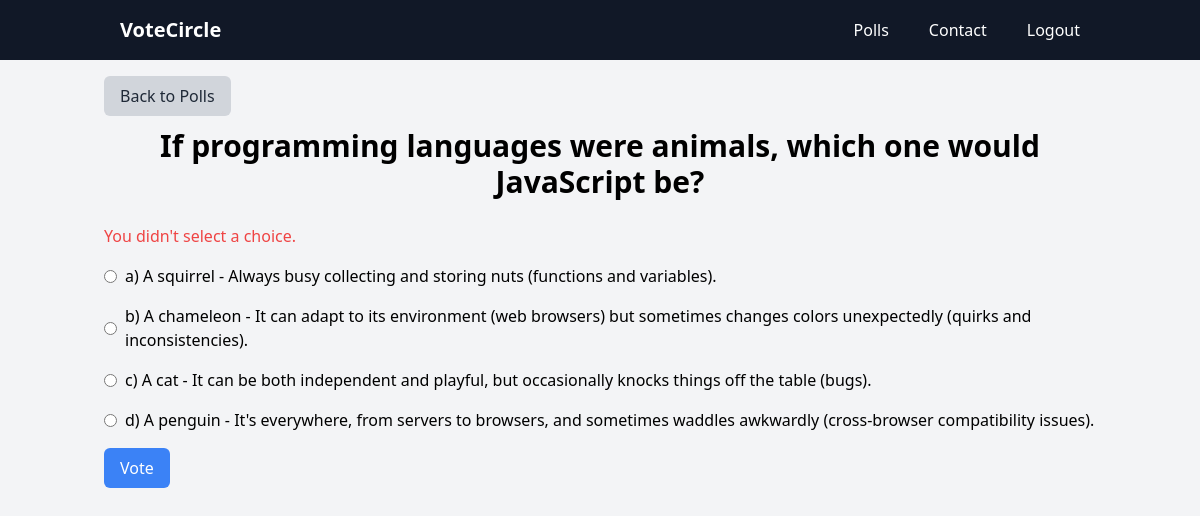
The page /Polls2/vote/ on the database its author committed.
### Polls/models.py (models this page shows, shortened)
class Question(models.Model):
	question_text = models.CharField(max_length = 200)
	pub_date = models.DateTimeField('date published')

class Choice(models.Model):
	question = models.ForeignKey(Question, on_delete = models.CASCADE)
	choice_text = models.CharField(max_length = 200)
	votes = models.IntegerField(default = 0)

### Polls/views.py (the view)
# urls.py: path('<int:question_id>/vote/', views.vote, name ='vote'),
def vote(request, question_id):
	question = get_object_or_404(Question, pk = question_id)
	try:
		selected_choice = question.choice_set.get(pk = request.POST['choice'])
	except (KeyError, Choice.DoesNotExist):
		return render(request, 'detail.html', {
			'question': question,
			'error_message': "You didn't select a choice.",
		})
	else:
		selected_choice.votes += 1
		selected_choice.save()
		return HttpResponseRedirect(reverse('polls:results', args =(question.id, )))

### templates/detail.html (shortened to what this page needs)
<!DOCTYPE html>
<html lang="en">
<head>
    <link rel="stylesheet" href="https://unpkg.com/tailwindcss@^2/dist/tailwind.min.css">
</head>
<body class="bg-gray-100">
    {%include 'navbar.html'%}
    <div class="container mx-auto p-4">
        <a href="{% url 'polls:index' %}" class="inline-block mb-3 px-4 py-2 bg-gray-300 hover:bg-gray-400 text-gray-800 rounded-md">Back to Polls</a>
        <h1 class="text-center text-3xl font-bold mb-6">{{ question.question_text }}</h1>
        {% if error_message %}
        <p class="text-red-500 mb-4">{{ error_message }}</p>
        {% endif %}
        <form action="{% url 'polls:vote' question.id %}" method="post">
            {% for choice in question.choice_set.all %}
            <div class="mb-4 flex items-center">
                <input type="radio" name="choice" id="choice{{ forloop.counter }}" class="mr-2" value="{{ choice.id }}">
                <label for="choice{{ forloop.counter }}">{{ choice.choice_text }}</label>
            </div>
            {% endfor %}
            <button type="submit" class="bg-blue-500 hover:bg-blue-600 text-white px-4 py-2 rounded-md">Vote</button>
        </form>
    </div>
</body>
</html>

### rows shown on the page
Question: question_text "If programming languages were animals, which one would JavaScript be?"
Choice: choice_text "a) A squirrel - Always busy collecting and storing nuts (functions and variables)."
Choice: choice_text "b) A chameleon - It can adapt to its environment (web browsers) but sometimes changes colors unexpectedly (quirks and inconsistencies)."
Choice: choice_text "c) A cat - It can be both independent and playful, but occasionally knocks things off the table (bugs)."
Choice: choice_text "d) A penguin - It's everywhere, from servers to browsers, and sometimes waddles awkwardly (cross-browser compatibility issues)."

### other values the page prints
{{ error_message }} "You didn't select a choice."
